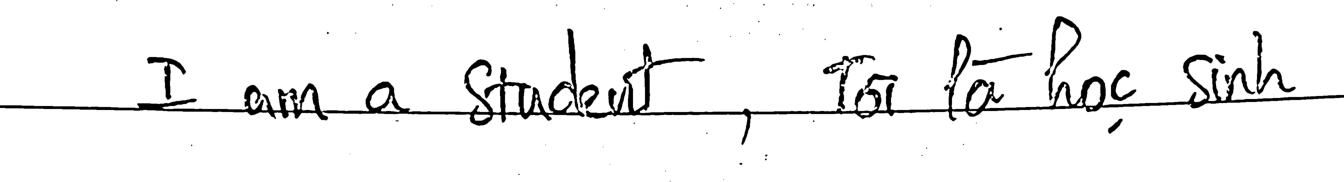
#> input picture image/output_clean1.jpg, 4032 x 544 px (shown at 1/3 size)
$ python WordSegmentation.py   (older library calls are emulated)
#> lines starting #> are read from the running program, lines starting #| are printed output that depends on the picture; after the words box and inside, x2 and y2 are one past the last pixel; in counts of white or black regions, pixels touching at a corner belong together
import math
import cv2
import numpy as np
import matplotlib.pyplot as plt

"Dùng trong việc tách từ , dòng trong ảnh"
def wordSegmentation(img, kernelSize=25, sigma=11, theta=7, minArea=0):

    # apply filter kernel
    kernel = createKernel(kernelSize, sigma, theta)
    imgFiltered = cv2.filter2D(img, -1, kernel, borderType=cv2.BORDER_REPLICATE).astype(np.uint8)
    (_, imgThres) = cv2.threshold(imgFiltered, 0, 255, cv2.THRESH_BINARY + cv2.THRESH_OTSU)
    imgThres = 255 - imgThres

    # find connected components. OpenCV: return type differs between OpenCV2 and 3
    if cv2.__version__.startswith('3.'):
        (_, components, _) = cv2.findContours(imgThres, cv2.RETR_EXTERNAL, cv2.CHAIN_APPROX_SIMPLE)
    else:
        (components, _) = cv2.findContours(imgThres, cv2.RETR_LIST, cv2.CHAIN_APPROX_SIMPLE)

    # append components to result
    res = []
    for c in components:
        # skip small word candidates
        if cv2.contourArea(c) < minArea:
            continue
        # append bounding box and image of word to result list
        currBox = cv2.boundingRect(c)  # returns (x, y, w, h)
        (x, y, w, h) = currBox
        currImg = img[y:y + h, x:x + w]
        res.append((currBox, currImg))

    # return list of words, sorted by x-coordinate
    return sorted(res, key=lambda entry: entry[0][0])


def prepareImg(img, height):
    """convert given image to grayscale image (if needed) and resize to desired height"""
    assert img.ndim in (2, 3)
    if img.ndim == 3:
        img = cv2.cvtColor(img, cv2.COLOR_BGR2GRAY)
    h = img.shape[0]
    factor = height / h
    return cv2.resize(img, dsize=None, fx=factor, fy=factor)


def createKernel(kernelSize, sigma, theta):
    """create anisotropic filter kernel according to given parameters"""
    assert kernelSize % 2  # must be odd size
    halfSize = kernelSize // 2

    kernel = np.zeros([kernelSize, kernelSize])
    sigmaX = sigma
    sigmaY = sigma * theta

    for i in range(kernelSize):
        for j in range(kernelSize):
            x = i - halfSize
            y = j - halfSize

            expTerm = np.exp(-x ** 2 / (2 * sigmaX) - y ** 2 / (2 * sigmaY))
            xTerm = (x ** 2 - sigmaX ** 2) / (2 * math.pi * sigmaX ** 5 * sigmaY)
            yTerm = (y ** 2 - sigmaY ** 2) / (2 * math.pi * sigmaY ** 5 * sigmaX)

            kernel[i, j] = (xTerm + yTerm) * expTerm

    kernel = kernel / np.sum(kernel)
    return kernel

if __name__ == '__main__':
    input_path = '../image/output_clean1.jpg'   # ảnh đã qua preprocess
    output_path = '../image/w1.jpg'     # nơi lưu ảnh kết quả

    # 1️⃣ Đọc ảnh đầu vào
    img = cv2.imread(input_path, cv2.IMREAD_GRAYSCALE)
#> img is the input picture: shape (544, 4032); min 0, max 255, mean 240.2
    if img is None:
        raise FileNotFoundError(f"Không tìm thấy file: {input_path}")

    # 2️⃣ Chuẩn bị ảnh (resize chiều cao về 64 cho đồng nhất)
    imgPrepared = prepareImg(img, 64)
#> in prepareImg, `return cv2.resize(img, dsize=None, fx=factor, fy=factor)`:
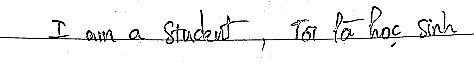
#> returned value: shape (64, 474); min 0, max 255, mean 240.3

    # 3️⃣ Tách từ
    words = wordSegmentation(imgPrepared, kernelSize=25, sigma=11, theta=7, minArea=100)
#> in wordSegmentation, `imgFiltered = cv2.filter2D(img, -1, kernel, borderType=cv2.BORDER_REPL..`:
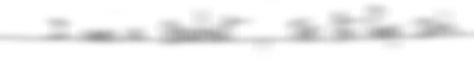
#> imgFiltered: shape (64, 474); min 152, max 255, mean 240.4
#> in wordSegmentation, `(_, imgThres) = cv2.threshold(imgFiltered, 0, 255, cv2.THRESH_BINARY +..`:
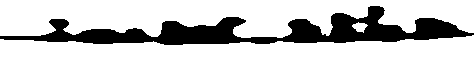
#> imgThres: shape (64, 474); 77.2% white; 1 black region, box (x1, y1, x2, y2) and area: (0, 6, 474, 45) 6910
#> in wordSegmentation, `imgThres = 255 - imgThres`: imgThres: shape (64, 474); 22.8% white; 1 white region
#> in wordSegmentation, `(components, _) = cv2.findContours(imgThres, cv2.RETR_LIST, cv2.CHAIN_..`: components = 2 contours; box (x1, y1, x2, y2) and area: (0, 6, 474, 45) 6464, (351, 21, 369, 34) 122
#> the loop in wordSegmentation, `for c in components:` made 2 passes
#> (x, y, w, h) on passes 1 to 2: (351, 21, 18, 13), (0, 6, 474, 39)
#> pass 2, in wordSegmentation, `currImg = img[y:y + h, x:x + w]`:
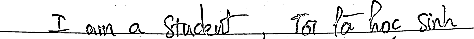
#> currImg: shape (39, 474); min 0, max 255, mean 231.1
#> after the loop in wordSegmentation, `for c in components:`: res = 2 items
#> words = 2 items

    # 4️⃣ Vẽ bounding boxes quanh các vùng phát hiện được
    imgBoxed = cv2.cvtColor(imgPrepared, cv2.COLOR_GRAY2BGR)
    for (box, w_img) in words:
        x, y, w, h = box
        cv2.rectangle(imgBoxed, (x, y), (x + w, y + h), (0, 0, 255), 2)
#> this loop made 2 passes
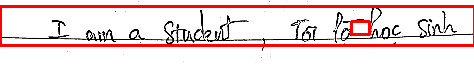
#> imgBoxed: shape (64, 474, 3); mean B, G, R 214.4, 214.4, 240.8

    # 5️⃣ Lưu kết quả ra file
    cv2.imwrite(output_path, imgBoxed)
    print(f"✅ Đã lưu ảnh có bounding box tại: {output_path}")
    print(f"Phát hiện được {len(words)} vùng chữ (từ)")
#| Phát hiện được 2 vùng chữ (từ)

    # 6️⃣ (Tuỳ chọn) Hiển thị để xem nhanh
    plt.imshow(cv2.cvtColor(imgBoxed, cv2.COLOR_BGR2RGB))
    plt.title("Segmentation Result")
    plt.show()
